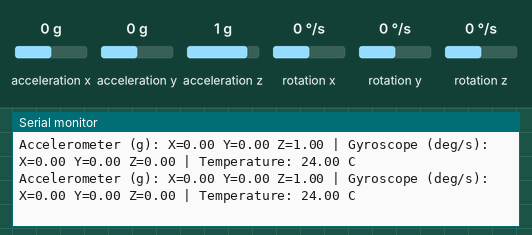
This sketch was run on a simulated ESP32. Parts: the last lines printed to the serial monitor. Wiring (inferred from the names in the program): MPU-6050 motion sensor at I2C address 0x68. The inputs (shaded band) are chosen by the test bench; at power-on: acceleration x 0 g, acceleration y 0 g, acceleration z 1 g, rotation x 0 °/s, rotation y 0 °/s, rotation z 0 °/s.

Above: at 2.3 s.
2.4 s: acceleration x set to -1.4 g
At 3.0 s:
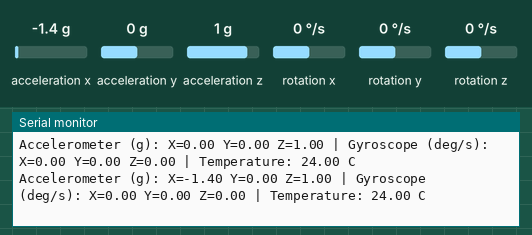
3.9 s: acceleration y set to -1.4 g
At 4.6 s:
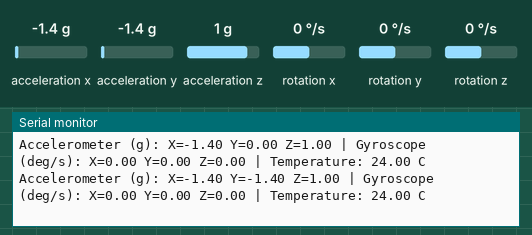
5.4 s: acceleration z set to -1.4 g
At 6.1 s:
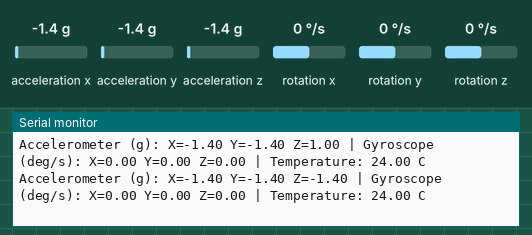
6.9 s: rotation x set to -192 °/s
At 7.6 s:
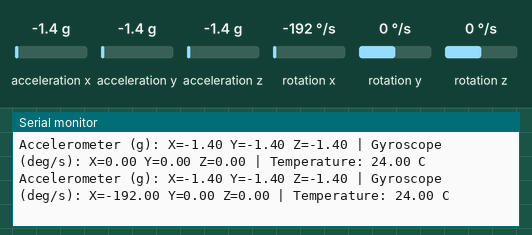
8.4 s: rotation y set to -192 °/s
At 9.1 s:
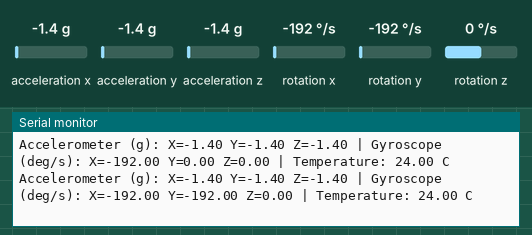

The sketch:

MPU6050_ESP32_Test.ino
```cpp
/*
  ESP32 + MPU6050 Sensor Test

  This example reads:
    - Accelerometer: X, Y, and Z movement in g
    - Gyroscope: X, Y, and Z rotation in degrees per second
    - Temperature inside the MPU6050 in degrees Celsius

  Wiring for a common MPU6050 breakout board:
    MPU6050 VCC -> ESP32 3V3
    MPU6050 GND -> ESP32 GND
    MPU6050 SDA -> ESP32 GPIO 21
    MPU6050 SCL -> ESP32 GPIO 22

  The sensor normally uses I2C address 0x68. If its AD0 pin is HIGH,
  change MPU6050_ADDRESS to 0x69 below.
*/

#include <Wire.h>

const uint8_t MPU6050_ADDRESS = 0x68;
const uint8_t MPU6050_WHO_AM_I = 0x75;
const uint8_t MPU6050_PWR_MGMT_1 = 0x6B;
const uint8_t MPU6050_ACCEL_XOUT_H = 0x3B;

// These variables store the sensor readings.
int16_t accelerationX;
int16_t accelerationY;
int16_t accelerationZ;
int16_t temperatureRaw;
int16_t rotationX;
int16_t rotationY;
int16_t rotationZ;

// Write one byte to an MPU6050 register.
void writeRegister(uint8_t registerAddress, uint8_t value) {
  Wire.beginTransmission(MPU6050_ADDRESS);
  Wire.write(registerAddress);
  Wire.write(value);
  Wire.endTransmission();
}

// Read several bytes starting at an MPU6050 register.
bool readRegisters(uint8_t registerAddress, uint8_t* buffer, uint8_t count) {
  Wire.beginTransmission(MPU6050_ADDRESS);
  Wire.write(registerAddress);

  if (Wire.endTransmission(false) != 0) {
    return false;
  }

  uint8_t received = Wire.requestFrom(MPU6050_ADDRESS, count, true);
  if (received != count) {
    return false;
  }

  for (uint8_t index = 0; index < count; index++) {
    buffer[index] = Wire.read();
  }

  return true;
}

// Read the MPU6050 identification register to check the connection.
bool sensorIsConnected() {
  uint8_t whoAmI = 0;
  if (!readRegisters(MPU6050_WHO_AM_I, &whoAmI, 1)) {
    return false;
  }

  // A normal MPU6050 returns 0x68. Some compatible boards return 0x69.
  return whoAmI == 0x68 || whoAmI == 0x69;
}

// Convert two bytes into one signed 16-bit sensor value.
int16_t combineBytes(uint8_t highByte, uint8_t lowByte) {
  return (int16_t)((highByte << 8) | lowByte);
}

// Read all six accelerometer, temperature, and gyroscope values.
bool readSensorData() {
  uint8_t data[14];

  if (!readRegisters(MPU6050_ACCEL_XOUT_H, data, sizeof(data))) {
    return false;
  }

  accelerationX = combineBytes(data[0], data[1]);
  accelerationY = combineBytes(data[2], data[3]);
  accelerationZ = combineBytes(data[4], data[5]);
  temperatureRaw = combineBytes(data[6], data[7]);
  rotationX = combineBytes(data[8], data[9]);
  rotationY = combineBytes(data[10], data[11]);
  rotationZ = combineBytes(data[12], data[13]);

  return true;
}

void setup() {
  Serial.begin(115200);
  delay(1000);

  // Start I2C using the ESP32 default pins: SDA = GPIO 21, SCL = GPIO 22.
  Wire.begin();

  // Wake the MPU6050. It starts in sleep mode after power-up.
  writeRegister(MPU6050_PWR_MGMT_1, 0x00);
  delay(100);

  if (!sensorIsConnected()) {
    Serial.println("MPU6050 not found.");
    Serial.println("Check VCC, GND, SDA, SCL, and the I2C address.");
    Serial.println("If AD0 is HIGH, change MPU6050_ADDRESS to 0x69.");
    while (true) {
      delay(1000);
    }
  }

  Serial.println("MPU6050 connected successfully.");
  Serial.println("Keep the sensor still, then move it to test the readings.");
}

void loop() {
  if (!readSensorData()) {
    Serial.println("Could not read sensor data. Check the wiring.");
    delay(1000);
    return;
  }

  // Default ranges are +/-2g and +/-250 degrees/second.
  float accelerationXInG = accelerationX / 16384.0;
  float accelerationYInG = accelerationY / 16384.0;
  float accelerationZInG = accelerationZ / 16384.0;
  float rotationXInDegrees = rotationX / 131.0;
  float rotationYInDegrees = rotationY / 131.0;
  float rotationZInDegrees = rotationZ / 131.0;

  // MPU6050 temperature formula from the datasheet.
  float temperatureCelsius = (temperatureRaw / 340.0) + 36.53;

  Serial.print("Accelerometer (g): X=");
  Serial.print(accelerationXInG, 2);
  Serial.print(" Y=");
  Serial.print(accelerationYInG, 2);
  Serial.print(" Z=");
  Serial.print(accelerationZInG, 2);

  Serial.print(" | Gyroscope (deg/s): X=");
  Serial.print(rotationXInDegrees, 2);
  Serial.print(" Y=");
  Serial.print(rotationYInDegrees, 2);
  Serial.print(" Z=");
  Serial.print(rotationZInDegrees, 2);

  Serial.print(" | Temperature: ");
  Serial.print(temperatureCelsius, 2);
  Serial.println(" C");

  delay(500);
}
```

Measured:
- after the input at 2.4 s, the serial monitor: prints a new line after 0.22 s (image 1)
- after the input at 3.9 s, the serial monitor: prints a new line after 0.24 s (image 2)
- after the input at 5.4 s, the serial monitor: prints a new line after 0.26 s (image 3)
- after the input at 6.9 s, the serial monitor: prints a new line after 0.27 s (image 4)
- after the input at 8.4 s, the serial monitor: prints a new line after 0.29 s (image 5)
